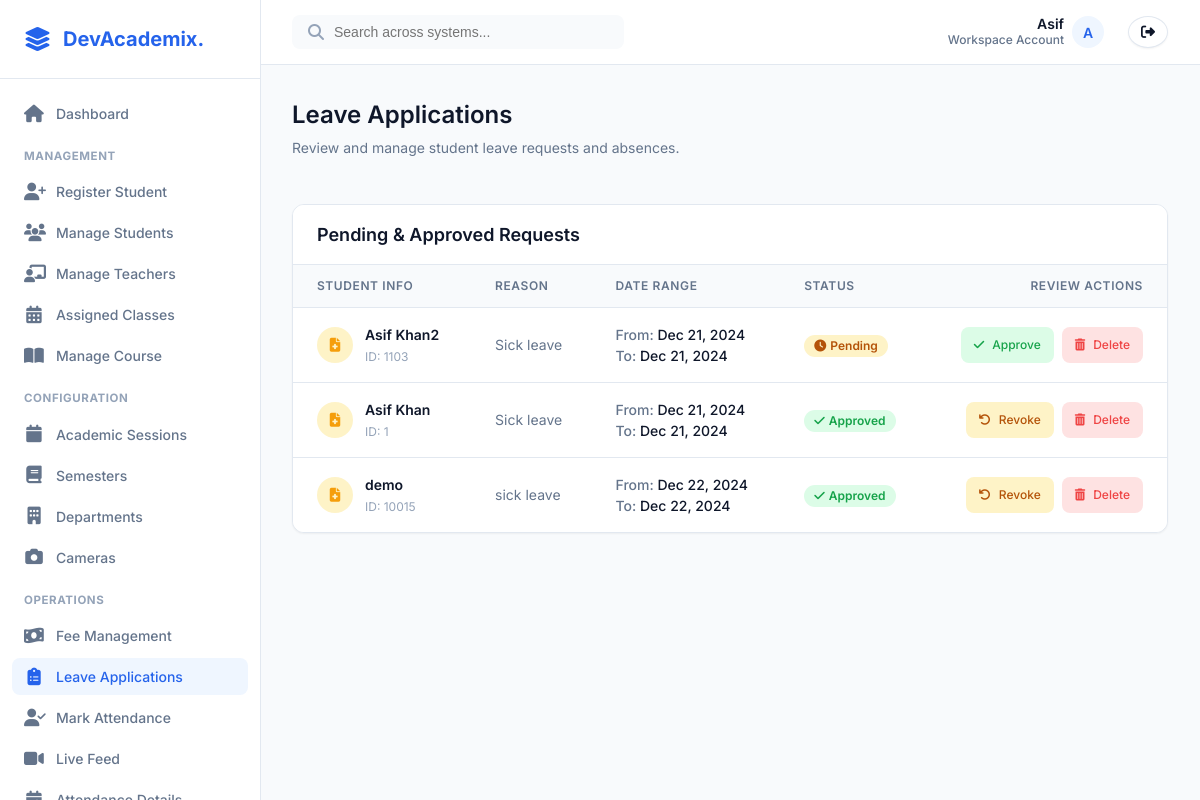
Screenshot of /leaves/ (signed in) with the database file from the repository.
### app1/models.py (models this page shows, shortened)
class Leave(models.Model):
    student = models.ForeignKey(Student, on_delete=models.CASCADE, related_name="leaves")
    start_date = models.DateField(help_text="Leave start date")
    end_date = models.DateField(help_text="Leave end date")
    reason = models.TextField(help_text="Reason for the leave", blank=True, null=True)
    approved = models.BooleanField(default=False, help_text="Whether the leave has been approved")

class Student(models.Model):
    user = models.OneToOneField(User, on_delete=models.CASCADE, related_name="student_profile")
    name = models.CharField(max_length=255)
    email = models.EmailField(max_length=255)
    phone_number = models.CharField(max_length=15)
    face_embedding = models.JSONField(blank=True, null=True)
    authorized = models.BooleanField(default=False)
    roll_no = models.CharField(max_length=20,unique=True)
    address = models.TextField()
    date_of_birth = models.DateField()
    joining_date = models.DateField()
    mother_name = models.CharField(max_length=255)
    father_name = models.CharField(max_length=255)
    session = models.ForeignKey(Session, on_delete=models.CASCADE, related_name="students")
    courses = models.ManyToManyField(Course, related_name="students")
    department = models.ManyToManyField(Department, related_name="students")
    semester= models.ManyToManyField(Semester, related_name="students")

### app1/views.py (the view)
# urls.py: path('leaves/', views.leave_list, name='leave_list'),
@login_required
@user_passes_test(is_admin)
def leave_list(request):
    leaves = Leave.objects.all()
    return render(request, 'leave_list.html', {'leaves': leaves})

### app1/views.py (called while the page is built)
def is_admin(user):
    return user.is_superuser

### templates/leave_list.html (shortened to what this page needs)
{% extends "base.html" %}
{% block content %}
<div class="saas-page-header">
    <div>
        <h1 class="saas-page-title">Leave Applications</h1>
        <p class="saas-page-subtitle">Review and manage student leave requests and absences.</p>
    </div>
</div>
<div class="saas-card">
    <div class="saas-card-header">
        <h3 class="saas-card-title">Pending & Approved Requests</h3>
    </div>
    <div class="saas-table-container" style="border: none; box-shadow: none; border-radius: 0;">
        <table class="saas-table">
            <thead>
                <tr>
                    <th>Student Info</th>
                    <th>Reason</th>
                    <th>Date Range</th>
                    <th>Status</th>
                    <th style="text-align: right;">Review Actions</th>
                </tr>
            </thead>
            <tbody>
                {% for leave in leaves %}
                <tr>
                    <td>
                        <div style="display: flex; align-items: center; gap: var(--space-3);">
                            <div class="saas-avatar" style="width: 36px; height: 36px; background: var(--warning-light); color: var(--warning-color);">
                                <i class="fas fa-file-medical"></i>
                            </div>
                            <div>
                                <span style="font-weight: 600; color: var(--text-primary); display: block;">{{ leave.student.name }}</span>
                                <span style="font-size: 0.75rem; color: var(--text-tertiary);">ID: {{ leave.student.roll_no }}</span>
                            </div>
                        </div>
                    </td>
                    <td style="max-width: 250px;">
                        <span style="font-size: 0.875rem; color: var(--text-secondary); display: -webkit-box; -webkit-line-clamp: 2; -webkit-box-orient: vertical; overflow: hidden; text-overflow: ellipsis; line-height: 1.4;">
                            {{ leave.reason }}
                        </span>
                    </td>
                    <td>
                        <div style="font-size: 0.875rem; font-weight: 500;">
                            <span style="color: var(--text-secondary);">From:</span> {{ leave.start_date|date:"M d, Y" }} <br>
                            <span style="color: var(--text-secondary);">To:</span> {{ leave.end_date|date:"M d, Y" }}
                        </div>
                    </td>
                    <td>
                        {% if leave.approved %}
                            <span class="saas-badge saas-badge-success"><i class="fas fa-check" style="margin-right: 4px;"></i> Approved</span>
                        {% else %}
                            <span class="saas-badge saas-badge-warning"><i class="fas fa-clock" style="margin-right: 4px;"></i> Pending</span>
                        {% endif %}
                    </td>
                    <td style="text-align: right;">
                        <div style="display: flex; gap: var(--space-2); justify-content: flex-end;">
                            {% if leave.approved %}
                                <a href="{% url 'leave_reject' leave.id %}" class="saas-btn" style="background: var(--warning-light); color: #B45309; padding: var(--space-2) var(--space-3); font-size: 0.75rem;">
                                    <i class="fas fa-undo"></i> Revoke
                                </a>
                            {% else %}
                                <a href="{% url 'leave_approve' leave.id %}" class="saas-btn" style="background: var(--accent-light); color: var(--accent-hover); padding: var(--space-2) var(--space-3); font-size: 0.75rem;">
                                    <i class="fas fa-check"></i> Approve
                                </a>
                            {% endif %}
                            <a href="{% url 'leave_delete' leave.id %}" class="saas-btn" style="background: var(--danger-light); color: var(--danger-color); padding: var(--space-2) var(--space-3); font-size: 0.75rem;">
                                <i class="fas fa-trash-alt"></i> Delete
                            </a>
                        </div>
                    </td>
                </tr>
                {% endfor %}
            </tbody>
        </table>
    </div>
</div>
{% endblock %}

### templates/base.html (shortened to what this page needs)
<!DOCTYPE html>
{% load static %}
<html lang="en">
<head>
    <link rel="stylesheet" href="https://cdnjs.cloudflare.com/ajax/libs/font-awesome/6.4.0/css/all.min.css">
    <link rel="stylesheet" href="{% static 'css/saas_theme.css' %}">
</head>
<body>
    <aside class="saas-sidebar" id="sidebar">
        <div class="saas-sidebar-header">
            <i class="fas fa-layer-group" style="font-size: 1.5rem; color: var(--primary-color);"></i>
            <h2>DevAcademix.</h2>
        </div>
        <nav class="saas-sidebar-nav">
            {% if not user.is_authenticated %}
            <a href="{% url 'login' %}" class="saas-nav-item">
                <i class="fas fa-sign-in-alt"></i> Login
            </a>
            {% elif user.is_staff or user.is_superuser %}
            <a href="{% url 'admin_dashboard' %}" class="saas-nav-item">
                <i class="fas fa-home"></i> Dashboard
            </a>
            <div style="font-size:0.72rem;font-weight:700;color:var(--text-tertiary);text-transform:uppercase;margin:var(--space-4) var(--space-3) var(--space-2);letter-spacing:0.05em;">Management</div>
            <a href="{% url 'register_student' %}" class="saas-nav-item">
                <i class="fas fa-user-plus"></i> Register Student
            </a>
            <a href="{% url 'student-list' %}" class="saas-nav-item">
                <i class="fas fa-users"></i> Manage Students
            </a>
            <a href="{% url 'teacher_list' %}" class="saas-nav-item">
                <i class="fas fa-chalkboard-teacher"></i> Manage Teachers
            </a>
            <a href="{% url 'assigned_class_list' %}" class="saas-nav-item">
                <i class="fas fa-calendar-alt"></i> Assigned Classes
            </a>
            <a href="{% url 'manage_courses' %}" class="saas-nav-item">
                <i class="fas fa-book-open"></i> Manage Course
            </a>
            <div style="font-size:0.72rem;font-weight:700;color:var(--text-tertiary);text-transform:uppercase;margin:var(--space-4) var(--space-3) var(--space-2);letter-spacing:0.05em;">Configuration</div>
            <a href="{% url 'session_list' %}" class="saas-nav-item">
                <i class="fas fa-calendar"></i> Academic Sessions
            </a>
            <a href="{% url 'semester_list' %}" class="saas-nav-item">
                <i class="fas fa-book"></i> Semesters
            </a>
            <a href="{% url 'department_list' %}" class="saas-nav-item">
                <i class="fas fa-building"></i> Departments
            </a>
            <a href="{% url 'camera_config_list' %}" class="saas-nav-item">
                <i class="fas fa-camera"></i> Cameras
            </a>
            <div style="font-size:0.72rem;font-weight:700;color:var(--text-tertiary);text-transform:uppercase;margin:var(--space-4) var(--space-3) var(--space-2);letter-spacing:0.05em;">Operations</div>
            <a href="{% url 'student_list_with_fees' %}" class="saas-nav-item">
                <i class="fas fa-money-bill-wave"></i> Fee Management
            </a>
            <a href="{% url 'leave_list' %}" class="saas-nav-item">
                <i class="fas fa-clipboard-list"></i> Leave Applications
            </a>
            <a href="{% url 'mark_attendance' %}" class="saas-nav-item">
                <i class="fas fa-user-check"></i> Mark Attendance
            </a>
            <a href="{% url 'capture_and_recognize_with_cam' %}" class="saas-nav-item">
                <i class="fas fa-video"></i> Live Feed
            </a>
            <a href="{% url 'student_attendance_list' %}" class="saas-nav-item">
                <i class="fas fa-calendar-check"></i> Attendance Details
            </a>
            {% endif %}
        </nav>
    </aside>
    <div class="saas-main" id="main-content">
        <header class="saas-header">
            <div style="display: flex; align-items: center;">
                <div class="saas-header-search">
                    <i class="fas fa-search" style="color: var(--text-tertiary);"></i>
                    <input type="text" placeholder="Search across systems...">
                </div>
            </div>
            <div class="saas-header-actions">
                {% if user.is_authenticated %}
                <div class="saas-user-profile">
                    <span style="display: flex; flex-direction: column; align-items: flex-end; line-height: 1.2;">
                        <span style="color: var(--text-primary); font-weight: 600;">{{ user.username|title }}</span>
                        <span style="font-size: 0.75rem;">Workspace Account</span>
                    </span>
                    <div class="saas-avatar">
                        {{ user.username|make_list|first|upper }}
                    </div>
                </div>
                <a href="{% url 'logout' %}" class="saas-btn saas-btn-secondary"
                    style="margin-left: var(--space-2); padding: var(--space-2) var(--space-3); border-radius: 50%;">
                    <i class="fas fa-sign-out-alt"></i>
                </a>
                {% else %}
                <a href="{% url 'login' %}" class="saas-btn saas-btn-primary">
                    <i class="fas fa-sign-in-alt"></i> Login
                </a>
                {% endif %}
            </div>
        </header>
        <main class="saas-content">
            {% block content %}
            {% endblock %}
        </main>
    </div>
</body>
</html>

### rows the page displays
Leave: student.name "Asif Khan2", student.roll_no "1103", reason "Sick leave", start_date "Dec 21, 2024", end_date "Dec 21, 2024", approved False (drawn)
Leave: student.name "Asif Khan", student.roll_no "1", reason "Sick leave", start_date "Dec 21, 2024", end_date "Dec 21, 2024", approved True (drawn)
Leave: student.name "demo", student.roll_no "10015", reason "sick leave", start_date "Dec 22, 2024", end_date "Dec 22, 2024", approved True (drawn)

### other values shown
{{ user.username|title }} "Asif"
{{ user.username|make_list|first|upper }} "A"
